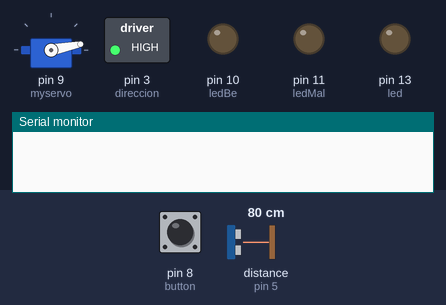
This sketch was run on a simulated Arduino Uno, built with avr-gcc and run on an emulated ATmega328P. Shown: servo, switched loads named in the sketch (green lamp = pin HIGH), output pins drawn as LEDs (lit = HIGH), the last lines printed to the serial monitor. Inputs (shaded band) come from the test bench; at power-on: pin 8 (button) HIGH, distance to the obstacle (sensor on pin 5) 80 cm. The echo pulse lasts 58.3 µs per cm; pins used as bus, display or sensor lines are not drawn.

Above: at 0.8 s.
0.9 s: pin 8 (button) pulled LOW for 0.15 s
At 1.3 s:
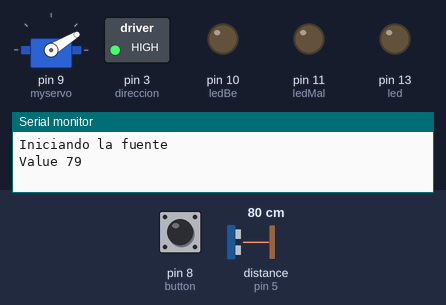
At 1.7 s:
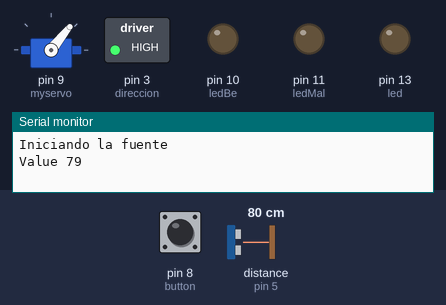
3.9 s: distance to the obstacle (sensor on pin 5) set to 2 cm
6.9 s: distance to the obstacle (sensor on pin 5) set to 9 cm
9.9 s: distance to the obstacle (sensor on pin 5) set to 7 cm
At 10.7 s:
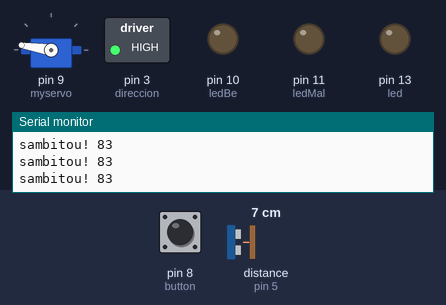
Timing chart, 0 to 13.9 s (numbered marks = the images above; inputs shaded):
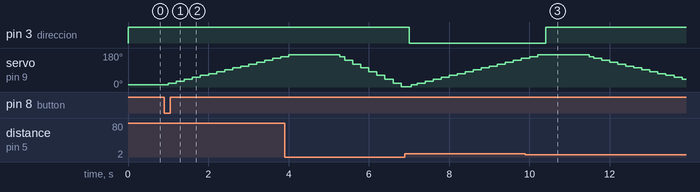

Measured:
- the behaviour switches between 9 and 8 cm on distance to the obstacle (sensor on pin 5) (found by bisection; images 2 and 3)
- after the input at 0.9 s, servo on pin 9 (myservo): moves from 11° to 161° over 2.8 s, starting after 0.11 s
- after the input at 9.9 s, pin 3 (direccion): LOW → HIGH after 0.50 s instead of 3.9 s

The sketch:

week_10_9_SENSOR_SERVO_MOTOR_DETECTAT_OK.ino
```cpp
////SERVO+SENSOR
#include <Servo.h>
#include <CapacitiveSensor.h>

int led = 13;

Servo myservo;
int inc = 10;
int pos = 11;
int para;
int cm; //distancia sensor
int bestValue = 10000; //millor distancia sensor
int best;
const int EchoPin = 5;
const int TriggerPin = 6;

int  bestPosition;

/////MOTOR
#define VELOCIDAD 3500

int steps = 7;
int direccion = 3;
int reset = 12;
int pasos = 200;
int moviments = 3500;
int Po = 0;
int dir = 1;
int convert;
int deplacament;
int diferencia;
int i = 1;
int BState = 1;
int button = 8;


////LEDS
int  brightnessValue = 0;
int fadeAmount = 20;
int ledBe = 10;
int ledMal = 11;

////CAPACITIVE SENSOR

CapacitiveSensor cs_4_2 = CapacitiveSensor(4, 2);

// the setup routine runs once when you press reset:
void setup() {

  pinMode(led, OUTPUT);

  ///SERVO+SENSOR
  Serial.begin(9600);
  myservo.attach(9);
  myservo.write(pos);

  pinMode(TriggerPin, OUTPUT);
  pinMode(EchoPin, INPUT);

  /// MOTOR
  pinMode(steps, OUTPUT);
  pinMode(direccion, OUTPUT);
  pinMode(reset, OUTPUT);

  pinMode(button, INPUT_PULLUP);

  //Posicio inici
  digitalWrite(reset, LOW);    //Mientras reset este en LOW el motor permanecerá apagado y no sufrirá. El chip apagará todos los puertos y no leerá comandos.
  delayMicroseconds(100);
  digitalWrite(reset, HIGH);   //Cuando reset se encuentre en HIGH el motor arrancará y leerá los comandos enviados.
  digitalWrite(direccion, dir);

  while (BState == 1) { //mentre no s'apreti el botó gira 1 pas i llegeix el botó.

    digitalWrite(steps, HIGH);  // This LOW to HIGH change is what creates the
    delayMicroseconds(100);
    digitalWrite(steps, LOW); // al A4988 de avanzar una vez por cada pulso de energia.
    delayMicroseconds(VELOCIDAD * 2); // Regula la velocidad, cuanto mas bajo mas velocidad.
    BState = digitalRead(button);

  }

  /////LEDS
  pinMode(ledBe, OUTPUT); // Pin PWM para regular la base del transistor
  pinMode(ledMal, OUTPUT);


  ////CAPACITIVE SENSOR
  cs_4_2.set_CS_AutocaL_Millis(0xFFFFFFFF);

  Serial.println("Iniciando la fuente");
}

void loop() {
  Sensor();
  //Motor();
  // leds();
  // touch();
}

void Sensor() {
  if (millis() % 200 == 0) { // Cada 500ms:

    //LLEGEIX
    cm = ping(TriggerPin, EchoPin); //mira distància: renova el valor
    // Serial.println(cm);

    if (pos >= 170 || pos <= 10) {//si està al final del recorregut
      inc = -inc; //inverteix la direcció
      bestPosition = best; //guarda la posició on hi ha una persona més propera de la 1/2 volta
      bestValue = 10000;
      Serial.print("bestPos ");
      Serial.println(bestPosition);
      Motor();
    }

    //ES MOU
    pos += inc; //incrementa la posició
    //Serial.println(pos);
    // mou el servo fins la posició

    //COMPARA
    if (bestValue > cm) { //compara el valor antic amb l'actual. Si la distància actual és més propera...
      bestValue = cm; // renova la millor distància
      best = pos; // renova la posició amb la millor distància
      Serial.print("Value ");
      Serial.println(bestValue);
    }

    //
    myservo.write(pos);
    // delay(1);
    delayMicroseconds(100);
  }
}


void Motor() {

  moviments = map( bestPosition, 10, 170, 0, 89); //Converteix els graus del servo a passos per l'stepper. Del rang de 160º del servo als equivalents 89 passos de 200.
  diferencia = moviments - Po; //número de passos + o -
  if (diferencia > 0) { //assigna direcció
    dir = 1;
  } if (diferencia <= 0) {
    dir = 0;
  }

  int desplacament = abs(diferencia);
  //MOU STEPPER
  digitalWrite(direccion, dir);
  while (desplacament >= i - 1) {
    digitalWrite(steps, HIGH);
    digitalWrite(steps, LOW);
    i++;
    Serial.print("sambitou! ");
    Serial.println(moviments);
  }
  Po = desplacament ; //renovem posició inici
  i = 1; //refresquem valor

  ///// RESET DEL MOTOR
  //  digitalWrite(reset, LOW);    //Mientras reset este en LOW el motor permanecerá apagado y no sufrirá. El chip apagará todos los puertos y no leerá comandos.
  //  delayMicroseconds(100);
  //  digitalWrite(reset, HIGH);   //Cuando reset se encuentre en HIGH el motor arrancará y leerá los comandos enviados.
  //  digitalWrite(direccion, dir);

}


int ping(int TriggerPin, int EchoPin) {
  long duration, distanceCm;

  digitalWrite(TriggerPin, LOW);  //para generar un pulso limpio ponemos a LOW 4us
  delayMicroseconds(4);
  digitalWrite(TriggerPin, HIGH);  //generamos Trigger (disparo) de 10us
  delayMicroseconds(10);
  digitalWrite(TriggerPin, LOW);

  duration = pulseIn(EchoPin, HIGH);  //medimos el tiempo entre pulsos, en microsegundos

  distanceCm = duration * 10 / 292 / 2;  //convertimos a distancia, en cm
  return distanceCm;
}


void leds() {
  constrain(brightnessValue, 0, 255); //limitem la intensitat de la llum

  if (micros() % 500 == 0) { //cada 1/2ms...
    brightnessValue = brightnessValue + fadeAmount; //agumentem o disminuim 20

    if (cm < 50) { //il·luminem la imatge bona
      Serial.println("good");

      analogWrite(ledBe,  brightnessValue);
      analogWrite(ledMal, 0);
      //Serial.println(fadeAmount);
    }  else if (cm > 50) {
      Serial.println("bad");
      analogWrite(ledMal,  brightnessValue);
      analogWrite(ledBe,  0);
      //Serial.println(fadeAmount);
    }
  }

  if (brightnessValue >= 255 || brightnessValue <= 0) {
    fadeAmount = -fadeAmount;
  }

}


void touch() {
  long start = millis();
  long total1 = cs_4_2.capacitiveSensor(30);

  Serial.print(millis() - start);
  Serial.print("\t");

  Serial.println(total1);

  delay(10);

  if (total1 > 600) {
    digitalWrite(ledBe, brightnessValue);
    digitalWrite(ledMal, 0);
  } else {
    digitalWrite(ledMal, brightnessValue);
    digitalWrite(ledBe, 0);
  }
}
```
